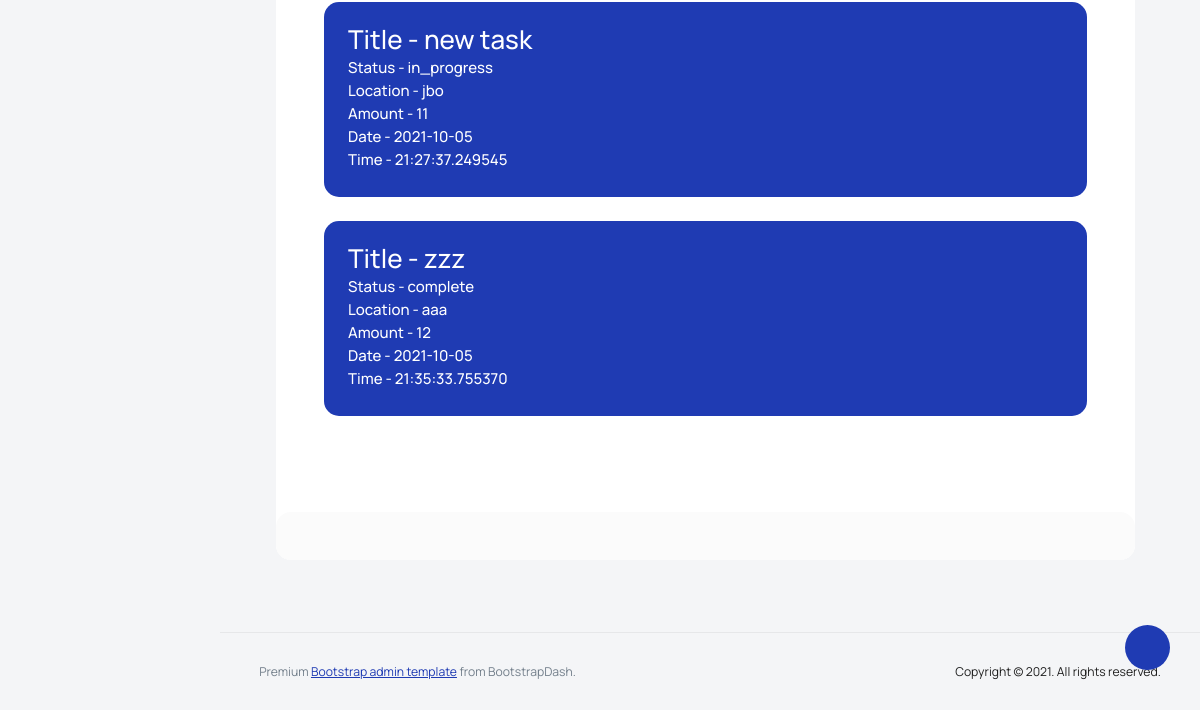
Page /user_task/5 (lower part) on the earlier database version.
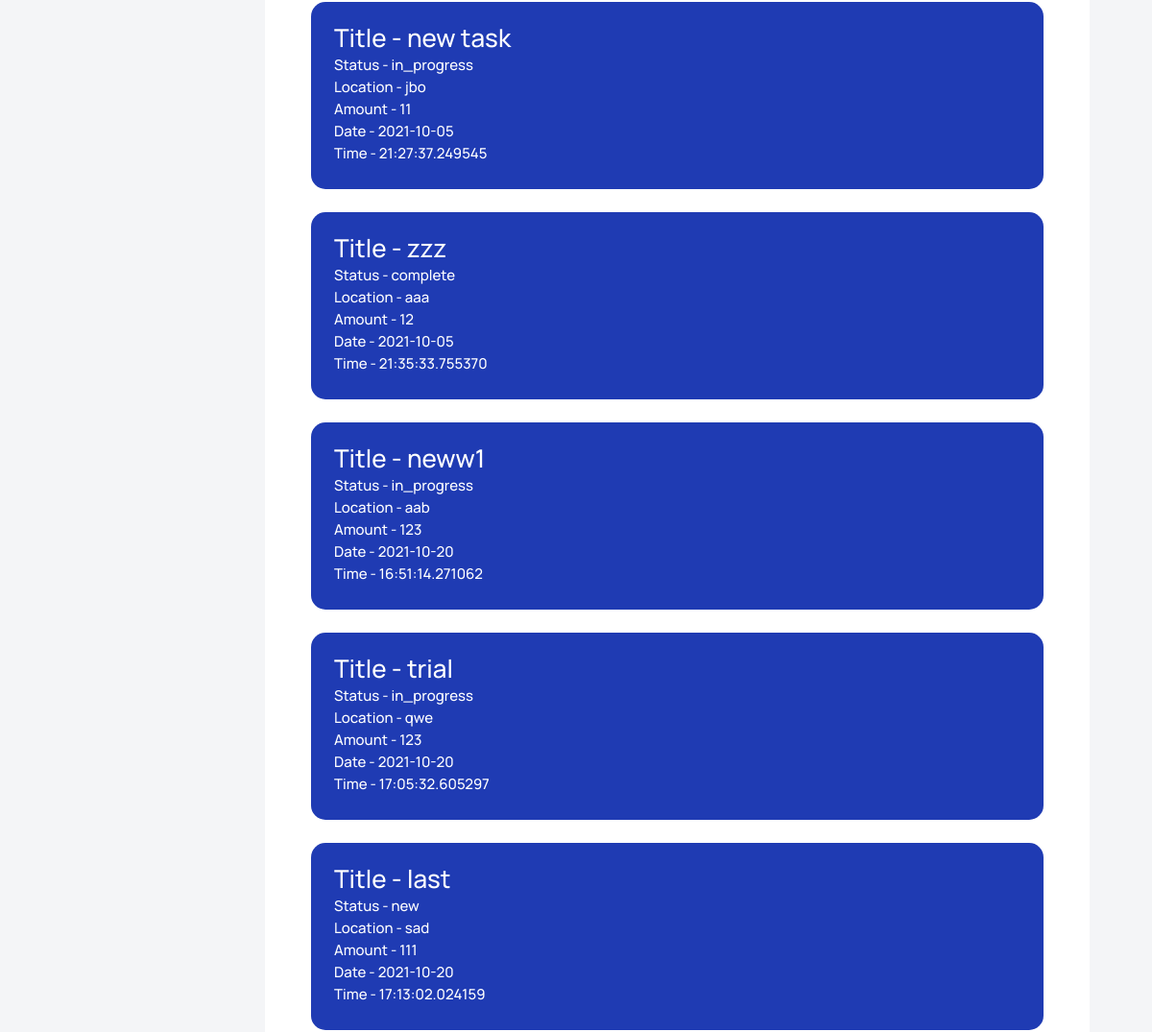
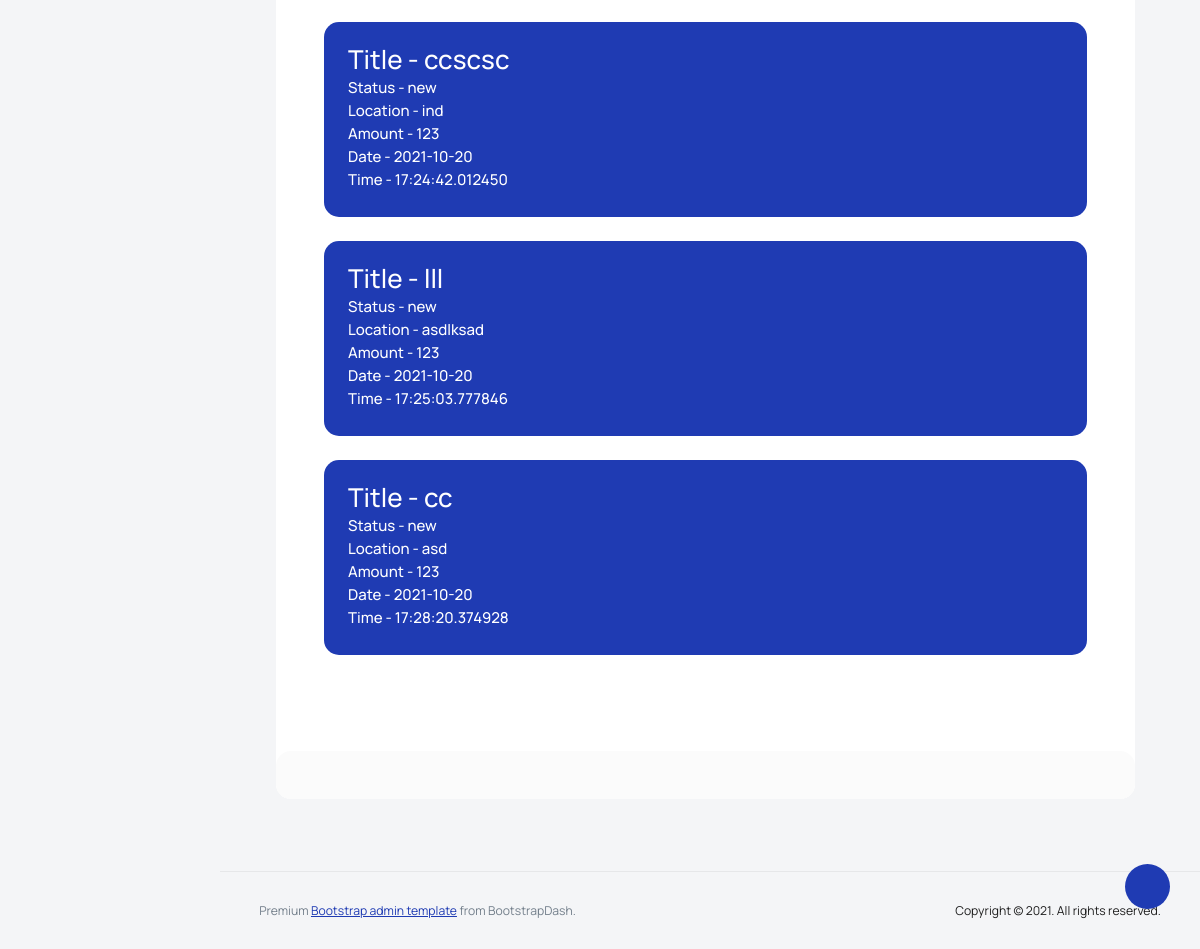
Same page on the later database version (2 pictures, top to bottom).
### login/models.py (models this page shows)
class TaskModel(models.Model):
    title = models.CharField(max_length=200)
    date = models.DateField(default=None)
    time = models.TimeField(default=None)
    user = models.ManyToManyField(CustomUser)
    location = models.CharField(max_length=500)
    amount = models.IntegerField()
    task_status = models.CharField(max_length=20, choices=status, default='new')

### login/views.py (the view)
# urls.py: path("user_task/<int:user_id>", UserTaskView.as_view(), name='user-task'),
class UserTaskView(GenericAPIView):
    serializer_class = TaskSerializer
    def get(self, request, user_id):
        user_object = CustomUser.objects.filter(id=user_id)
        tasks = TaskModel.objects.filter(user=user_id)
        task_serializer = TaskSerializer
        tasks = task_serializer(tasks, many=True)
        user_serializer = UserRegistrationSerializer
        user = user_serializer(user_object, many=True)
        return render(request, 'user_task.html', {"tasks":tasks.data, "user_object":user.data})

### login/templates/user_task.html (shortened to what this page needs)
<!DOCTYPE html>
{% load static %}
<html lang="en">
<head>
  <link rel="stylesheet" href="{% static 'template/vendors/feather/feather.css' %}">
  <link rel="stylesheet" href="{% static 'template/vendors/mdi/css/materialdesignicons.min.css' %}">
  <link rel="stylesheet" href="{% static 'template/vendors/ti-icons/css/themify-icons.css' %}">
  <link rel="stylesheet" href="{% static 'template/vendors/typicons/typicons.css' %}">
  <link rel="stylesheet" href="{% static 'template/vendors/simple-line-icons/css/simple-line-icons.css' %}">
  <link rel="stylesheet" href="{% static 'template/vendors/css/vendor.bundle.base.css' %}">
  <link rel="stylesheet" href="{% static 'template/vendors/datatables.net-bs4/dataTables.bootstrap4.css' %}">
  <link rel="stylesheet" href="{% static 'template/js/select.dataTables.min.css' %}">
  <link rel="stylesheet" href="{% static 'template/css/vertical-layout-light/style.css' %}">
</head>
<body>
 {% block content %}
  <div class="container-scroller">
    <div class="container-fluid page-body-wrapper">
      <div class="theme-setting-wrapper">
        <div id="settings-trigger"><i class="ti-settings"></i></div>
      </div>
      <nav class="sidebar sidebar-offcanvas" id="sidebar">
      </nav>
      <div class="main-panel">
        <div class="content-wrapper">
          <div class="row">
            <div class="col-sm-12">
              <div class="home-tab">
                <div class="tab-content tab-content-basic">
                  <div class="tab-pane fade show active" id="overview" role="tabpanel" aria-labelledby="overview">
                    <div class="row">
                        <div class="row flex-grow">
                          <div class="col-12 col-lg-4 col-lg-12 grid-margin stretch-card">
                            <div class="card card-rounded">
                              <div class="card-body">
                              <div class="row flex-grow">
                          <div class="col-12 col-lg-4 col-lg-12 grid-margin stretch-card">
                            <div class="card card-rounded">
                              <div class="card-body">
                                  <div id="performance-line-legend">
                                    <div class="row flex-grow">
                                <div class="table-responsive  mt-1">
                                  {% for task in tasks%}
                                  <div class="col-lg-12 d-flex flex-column">
                        <div class="row flex-grow">
                          <div class="col-md-6 col-lg-12 grid-margin stretch-card">
                            <div class="card bg-primary card-rounded">
                              <div class="card-body pb-0 text-white">
                                <h2>Title - {{task.title}}</h2>
                                      <h6>Status - <span>{{task.task_status}}</span></h6>
                                      <h6>Location - <span>{{task.location}}</span></h6>
                                      <h6>Amount - <span>{{task.amount}}</span></h6>
                                      <h6>Date - <span>{{task.date}}</span></h6>
                                      <h6>Time - <span>{{task.time}}</span></h6>
                                  <br>
                              </div>
                            </div>
                          </div>
                        </div>
                      </div>
                                  {% endfor%}
                                </div>
                              </div>
                        </div>
                      </div>
                  </div>
                </div>
              </div>
                                </div>
                                <div class="row flex-grow">
                          <div class="col-md-3 col-lg-12">
                            <div class="card bg-light card-rounded">
                              <div class="card-body pb-0">
                              </div>
                            </div>
                        </div>
                              </div>
                               </div>
                            </div>
                          </div>
                        </div>
                    </div>
                </div>
              </div>
            </div>
          </div>
        </div>
        <footer class="footer">
          <div class="d-sm-flex justify-content-center justify-content-sm-between">
            <span class="text-muted text-center text-sm-left d-block d-sm-inline-block">Premium <a href="https://www.bootstrapdash.com/" target="_blank">Bootstrap admin template</a> from BootstrapDash.</span>
            <span class="float-none float-sm-right d-block mt-1 mt-sm-0 text-center">Copyright © 2021. All rights reserved.</span>
          </div>
        </footer>
      </div>
    </div>
  </div>
 {% endblock  %}
</body>
</html>

Differences in the rows shown:
added TaskModel: title "neww1", task_status "in_progress", location "aab", amount "123", date "2021-10-20", time "16:51:14.271062"
added TaskModel: title "trial", task_status "in_progress", location "qwe", amount "123", date "2021-10-20", time "17:05:32.605297"
added TaskModel: title "last", task_status "new", location "sad", amount "111", date "2021-10-20", time "17:13:02.024159"
added TaskModel: title "ccscsc", task_status "new", location "ind", amount "123", date "2021-10-20", time "17:24:42.012450"
added TaskModel: title "lll", task_status "new", location "asdlksad", amount "123", date "2021-10-20", time "17:25:03.777846"
added TaskModel: title "cc", task_status "new", location "asd", amount "123", date "2021-10-20", time "17:28:20.374928"
